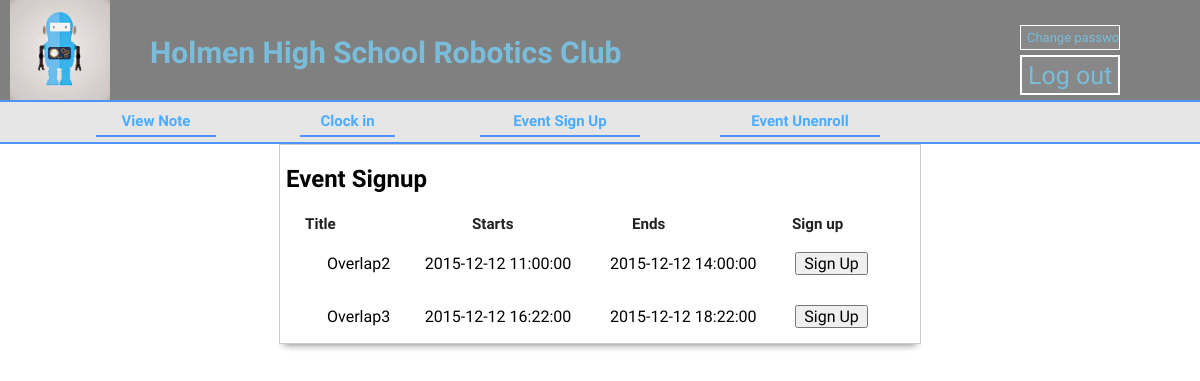
The page /eventSignUp.php (signed in) on the database its author committed.
### tables this page shows
CREATE TABLE IF NOT EXISTS `events` (
  `eventId` int(11) NOT NULL,
  `title` text NOT NULL,
  `description` text NOT NULL,
  `location` text NOT NULL,
  `startDateTime` datetime NOT NULL COMMENT 'Format YYYY-MM-DD HH:MM:SS',
  `endDateTime` datetime NOT NULL COMMENT 'format YYYY-MM-DD HH:MM:SS',
  `minVolunteers` int(11) NOT NULL,
  `maxVolunteers` int(11) NOT NULL,
  `minStudents` int(11) NOT NULL,
  `maxStudents` int(11) NOT NULL,
  `creator` int(11) NOT NULL,
  `removed` int(11) NOT NULL
);

### eventSignUp.php (the view, shortened to what this page needs)
<!DOCTYPE html PUBLIC "-//W3C//DTD XHTML 1.0 Transitional//EN" "http://www.w3.org/TR/xhtml1/DTD/xhtml1-transitional.dtd">
<html xmlns="http://www.w3.org/1999/xhtml">
	<head>
		<link rel="stylesheet" type="text/css" href="normalize.css/normalize.css" />
		<link rel="stylesheet" type="text/css" href="theme.css" />
		<link rel="stylesheet" type="text/css" href="forms/view.css" media="all" />
		<link rel="stylesheet" type="text/css" href="jquery.confirm/jquery.confirm.css" />
	</head>
	<body>
		<div id="title">
			<a href="Student.php">
				<h2 id="titleName">
					<img id="titleIcon" src="img/bot2.jpg"  alt="icon"> Holmen High School Robotics Club
				</h2>
			</a>
			<input id="log" class="button"  type="button" onClick="location.href='logout.php'" value="Log out">
			<input id="changePassword" class="button"  type="button" onClick="location.href='changePassword.php'" value="Change password">
		</div>
		<div id="label">
			<input id = "clockIn" class="labelButton"  type="button" onClick="location.href='clockIn.html'" value="Clock in">
			<input id = "viewNote" class="labelButton"  type="button" onClick="location.href='viewNote.html'" value="View Note">
			<input id = "eventSignUp" class = "labelButton" type = "button" onClick="location.href='eventSignUp.php'" value="Event Sign Up">
			<input id = "eventUnEnroll" class = "labelButton" type = "button" onClick="location.href='eventUnenroll.php'" value="Event Unenroll">
		</div>
		<div id="main_body">
			<div id="form_container">
				<h2>&nbsp;<a style="width: 637px">Event Signup</a></h2>
				<?php
				$connection = mysqli_connect("localhost", "root", "091904", "holmenHighSchool");
				$user = $_SESSION['login_user'];
                $userObject = mysqli_query($connection, "select * from users WHERE username = '$user' ");
                $row = $userObject->fetch_object();
                $userid = $row->id;
				$result = mysqli_query($connection, "select * from events where removed != 1 AND maxStudents > 0");
				if (mysqli_num_rows($result)) {
					echo '<div style="position: relative; left: 25px; top: 0px; width: 30%; display: inline-block; float: left;"><label class="description">Title</label></div>
						<div style="float: left; width: 25%; display: inline-block;"><label class="description">Starts</label></div>
						<div style="float: left; width: 25%; display: inline-block;"><label class="description">Ends</label></div>
						<div style="float: left; width: 20%; display: inline-block;"><label class="description">Sign up</label></div>
						<table cellpadding="25" style="width: 90%;">';
					while($row = mysqli_fetch_assoc($result)) {
						$eventsAttended = mysqli_query($connection, "select * from eventParticipation where userId = '$userid'");
						$check = true;
						while ($signedUp = mysqli_fetch_assoc($eventsAttended)){
							if($signedUp["eventId"] == $row["eventId"]){
								$check = false;
							}
						}
						if ($check){
							echo '<tr><form action="" class="appnitro" method="post"><input type="hidden" name="event" value="'
							.$row["eventId"].'"><td>'.$row["title"]."</td><td>".$row["startDateTime"]."</td><td>".$row["endDateTime"]
							."</td>".'<td><input id="signup" class="button_text" type="submit" name="submit" value="Sign Up"></td></form></tr>';
						}
					}
					echo "</table>";
				} else {
					echo "0 results";
				}
				?>
			</div>
			<img id="bottom" src="forms/bottom.png" alt="">
		</div>
	</body>
</html>

### theme.css (style rules this page uses)
body { font-family: 'Cuprum','Lucida Sans Unicode', 'Lucida Grande', sans-serif; }
#label { position:relative; overflow:hidden; border-bottom: 2px solid rgb(75,148,255); width: 100%; height: 40px; background: #E6E6E6; }
#title { position:relative; overflow:hidden; border-bottom: 2px solid rgb(75,148,255); width: 100%; height: 100px; background: grey; }
#titleName { position: relative; top: 10px; font-size: 30px; color: rgb(121,189,219); left: 150px; width: 50%; }
#titleIcon { height: 100px; width: 100px; position: absolute; left: -140px; top: -35px; }
.button { position: absolute; }
#changePassword { border: hidden; height:25px; width:100px; color: rgb(121,189,219); background-color: #888888; top:25px; left: 85%; font-size: 13px; border: 1px solid white; }
#log { height:40px; width:100px; color: rgb(121,189,219); background-color: #888888; border-color: white; top:55px; left:85%; font-size: 25px; border-style: solid; }
.labelButton { position: absolute; color: rgb(75,173,255); background-color: #E6E6E6; border-color: rgb(75,173,255); font-weight: 900; border-style:hidden; border-bottom: 2px solid rgb(75,148,255); }
#viewNote { height:30px; width:120px; top:5px; left:8%; font-size: 15px; }
#clockIn { height:30px; width:95px; top:5px; left:25%; font-size: 15px; }
#eventSignUp { height:30px; width: 160px; top:5px; left: 40%; font-size: 15px; }
#eventUnEnroll { height:30px; width: 160px; top:5px; left: 60%; font-size: 15px; }
a { text-decoration: none; }

### forms/view.css (style rules this page uses)
#form_container { background:#fff; border:1px solid #ccc; margin:0 auto; text-align:left; width:640px; }
#bottom { display:block; height:10px; margin:0 auto; width:650px; }
form.appnitro { margin:20px 20px 0; padding:0 0 20px; }
img { behavior:url(css/iepngfix.htc); border:none; }
.appnitro { font-family:Lucida Grande, Tahoma, Arial, Verdana, sans-serif; font-size:small; }
input.button_text { overflow:visible; padding:0 7px; width:auto; }
label.description { border:none; color:#222; display:block; font-size:95%; font-weight:700; line-height:150%; padding:0 0 1px; }

### rows shown on the page
events: title "Overlap2", startDateTime "2015-12-12 11:00:00", endDateTime "2015-12-12 14:00:00"
events: title "Overlap3", startDateTime "2015-12-12 16:22:00", endDateTime "2015-12-12 18:22:00"
